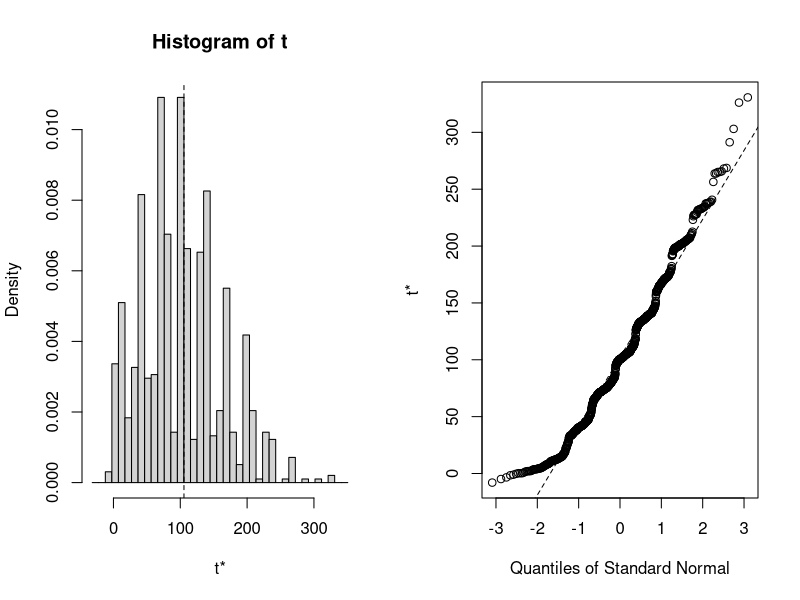

Here is the R script that generated this plot:
dataLang <- read.csv("data.csv")
friedman.test(as.matrix(dataLang))
wilcox.test(dataLang$R, dataLang$Python, paired=TRUE)


library(boot)

diff <- dataLang$R - dataLang$Python

samplemean <- function(x, d) {
  return(mean(x[d]))
}
results <- boot(data=diff, statistic=samplemean, R=1000)

# view results
results
plot(results)

# get 95% confidence interval
boot.ci(results, type="bca")

